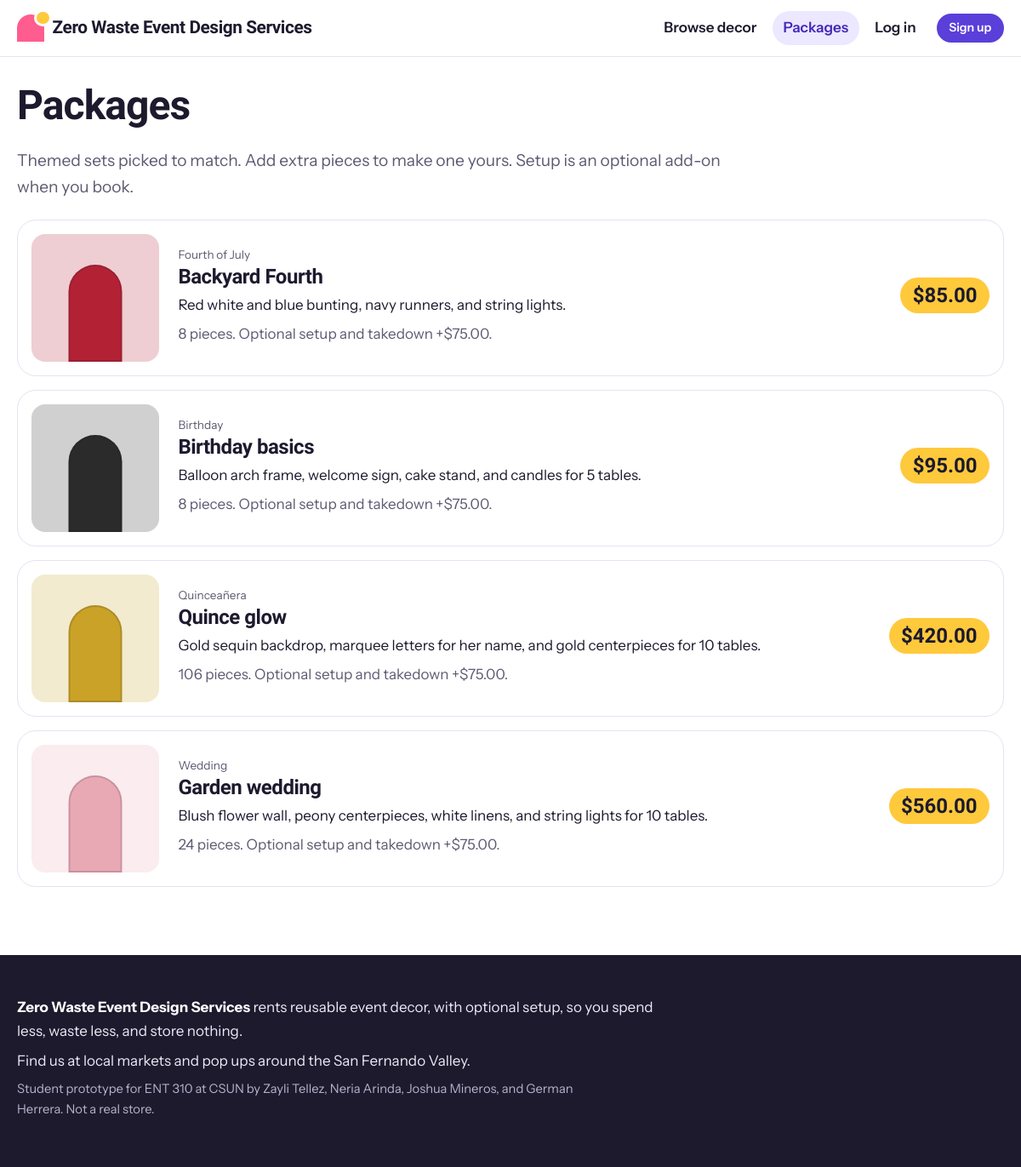
The page /packages.php on the database as committed earlier.
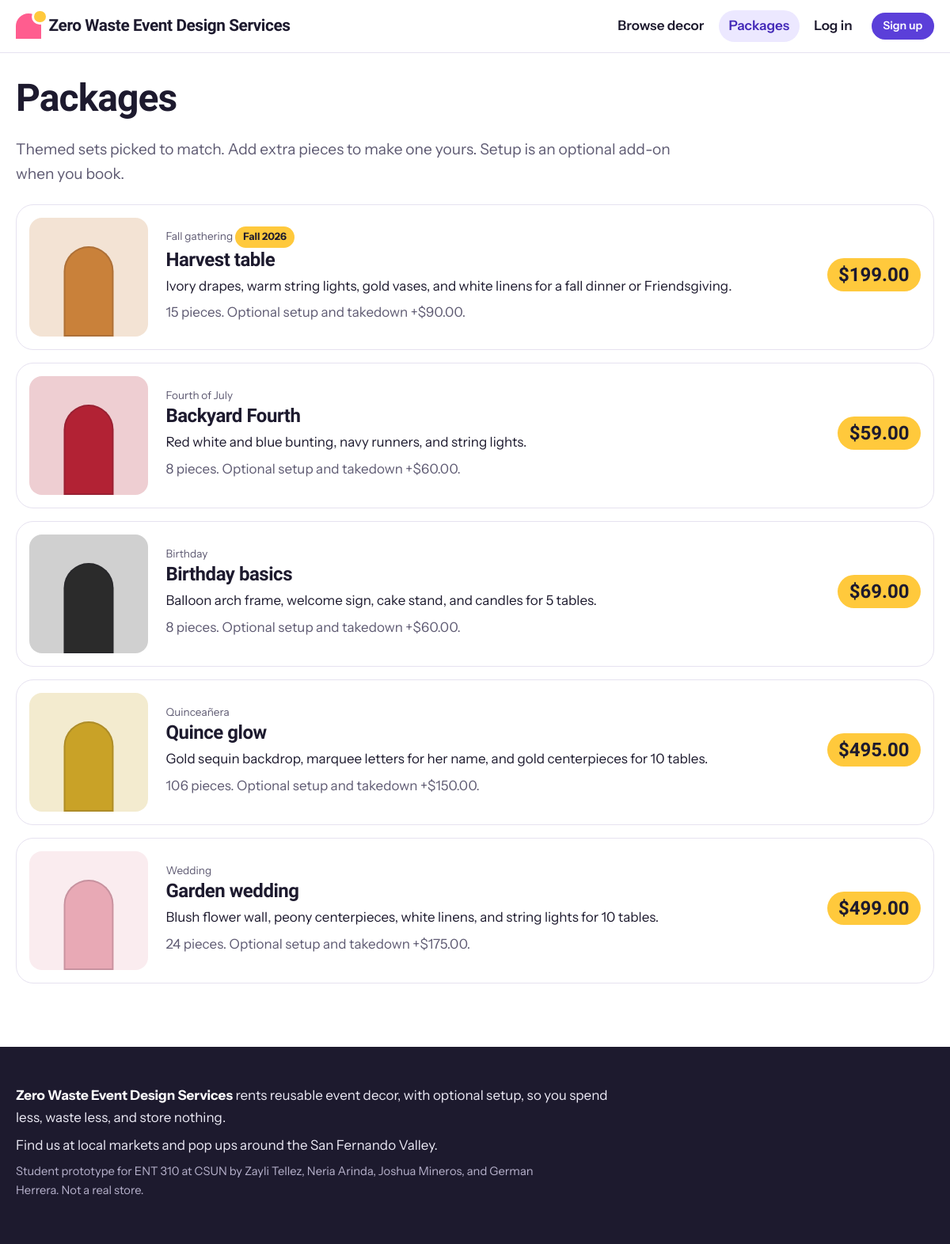
The same page on the database as committed later.
### tables this page shows
CREATE TABLE packages (
  id          INT AUTO_INCREMENT PRIMARY KEY,
  name        VARCHAR(120) NOT NULL,
  event_type  VARCHAR(60)  NOT NULL,
  description TEXT NOT NULL,
  price       DECIMAL(8,2) NOT NULL,
  setup_fee   DECIMAL(8,2) NOT NULL DEFAULT 75.00,  
  season      VARCHAR(40) NULL,                     
  color_hex   CHAR(7) NOT NULL DEFAULT '#CCCCCC',
  is_active   TINYINT(1) NOT NULL DEFAULT 1
);

### includes/bootstrap.php (called while the page is built, shortened)
<?php
function db(): PDO
{
    static $pdo = null;
    if ($pdo === null) {
        $dsn = 'mysql:host=' . DB_HOST . ';port=' . DB_PORT . ';dbname=' . DB_NAME . ';charset=utf8mb4';
        $pdo = new PDO($dsn, DB_USER, DB_PASS, [
            PDO::ATTR_ERRMODE            => PDO::ERRMODE_EXCEPTION,
            PDO::ATTR_DEFAULT_FETCH_MODE => PDO::FETCH_ASSOC,
            PDO::ATTR_EMULATE_PREPARES   => false,
        ]);
    }
    return $pdo;
}
function base_url(): string
{
    static $base = null;
    if ($base === null) {
        $script = $_SERVER['SCRIPT_NAME'] ?? '';
        $dir = str_replace('\\', '/', dirname($script));
        $base = rtrim($dir, '/');
    }
    return $base;
}
function url(string $path = ''): string
{
    return base_url() . '/' . ltrim($path, '/');
}
function e(?string $text): string
{
    return htmlspecialchars((string) $text, ENT_QUOTES, 'UTF-8');
}
function money($amount): string
{
    return '$' . number_format((float) $amount, 2);
}
function current_user(): ?array
{
    static $user = false;
    if ($user === false) {
        $user = null;
    }
    return $user;
}
    ob_start(); ?>

### public/packages.php (the view, shortened to what this page needs)
<?php
require __DIR__ . '/../includes/bootstrap.php';
$packages = db()->query('SELECT p.*, COUNT(pi.item_id) AS piece_types, COALESCE(SUM(pi.quantity), 0) AS piece_count
                         FROM packages p
                         LEFT JOIN package_items pi ON pi.package_id = p.id
                         WHERE p.is_active = 1
                         GROUP BY p.id ORDER BY p.season IS NULL, p.price')->fetchAll();
require __DIR__ . '/../includes/header.php';
?>
<h1>Packages</h1>
<p class="lead">Themed sets picked to match. Add extra pieces to make one yours. Setup is an optional add-on when you book.</p>
<div class="package-list">
  <?php foreach ($packages as $p): ?>
    <article class="package-row">
      <span class="swatch" style="--swatch: <?= e($p['color_hex']) ?>"></span>
      <div>
        <p class="chip-kicker"><?= e($p['event_type']) ?><?php if ($p['season']): ?> <span class="season-tag"><?= e($p['season']) ?></span><?php endif; ?></p>
        <h2><a href="<?= e(url('package.php?id=' . $p['id'])) ?>"><?= e($p['name']) ?></a></h2>
        <p><?= e($p['description']) ?></p>
        <p class="muted"><?= (int) $p['piece_count'] ?> pieces. Optional setup and takedown +<?= money($p['setup_fee']) ?>.</p>
      </div>
      <p class="package-price"><?= money($p['price']) ?></p>
    </article>
  <?php endforeach; ?>
</div>
<?php require __DIR__ . '/../includes/footer.php'; ?>

### includes/header.php (shortened to what this page needs)
<?php
$user = current_user();
$here = basename($_SERVER['SCRIPT_NAME'] ?? '');
$inAdmin = strpos($_SERVER['SCRIPT_NAME'] ?? '', '/admin/') !== false;
function nav_link(string $path, string $label, bool $active): string
{
    return '<a href="' . e(url($path)) . '"' . ($active ? ' aria-current="page"' : '') . '>' . e($label) . '</a>';
}
?>
<!DOCTYPE html>
<html lang="en">
<head>
  <link rel="stylesheet" href="<?= e(url('assets/style.css')) ?>">
</head>
<body>
<header class="site-header">
  <div class="wrap header-inner">
    <a class="brand" href="<?= e(url('index.php')) ?>"><span class="brand-mark" aria-hidden="true"></span><span><?= e(SITE_NAME) ?></span></a>
    <nav class="main-nav" aria-label="Main">
      <?= nav_link('items.php', 'Browse decor', !$inAdmin && in_array($here, ['items.php', 'item.php'])) ?>
      <?= nav_link('packages.php', 'Packages', !$inAdmin && in_array($here, ['packages.php', 'package.php'])) ?>
      <?php if ($user): ?>
        <?= nav_link('my-rentals.php', 'My rentals', !$inAdmin && in_array($here, ['my-rentals.php', 'rental.php'])) ?>
        <?php if ($user['role'] === 'admin'): ?>
          <?= nav_link('admin/index.php', 'Admin', $inAdmin) ?>
        <?php endif; ?>
        <form method="post" action="<?= e(url('logout.php')) ?>" class="inline">
          <?= csrf_field() ?>
          <button type="submit" class="link-button">Log out</button>
        </form>
      <?php else: ?>
        <?= nav_link('login.php', 'Log in', $here === 'login.php') ?>
        <a class="btn btn-small" href="<?= e(url('register.php')) ?>">Sign up</a>
      <?php endif; ?>
    </nav>
  </div>
</header>
<main id="main" class="wrap">

### includes/footer.php (shortened to what this page needs)
</main>
<footer class="site-footer">
  <div class="wrap footer-inner">
    <p><strong><?= e(SITE_NAME) ?></strong> rents reusable event decor, with optional setup, so you spend less, waste less, and store nothing.</p>
    <p>Find us at local markets and pop ups around the San Fernando Valley.</p>
    <p class="small">Student prototype for ENT 310 at CSUN by Zayli Tellez, Neria Arinda, Joshua Mineros, and German Herrera. Not a real store.</p>
  </div>
</footer>
</body>
</html>

Rows that differ between the two databases and show on the page:
added packages: event_type "Fall gathering", season "Fall 2026", name "Harvest table", description "Ivory drapes, warm string lights, gold vases, and white linens for a fall dinner or Friendsgiving.", piece_count "15", setup_fee "$90.00", price "$199.00"
changed packages "Backyard Fourth": setup_fee "$75.00" → "$60.00"; price "$85.00" → "$59.00"
changed packages "Birthday basics": setup_fee "$75.00" → "$60.00"; price "$95.00" → "$69.00"
changed packages "Quince glow": setup_fee "$75.00" → "$150.00"; price "$420.00" → "$495.00"
changed packages "Garden wedding": setup_fee "$75.00" → "$175.00"; price "$560.00" → "$499.00"
